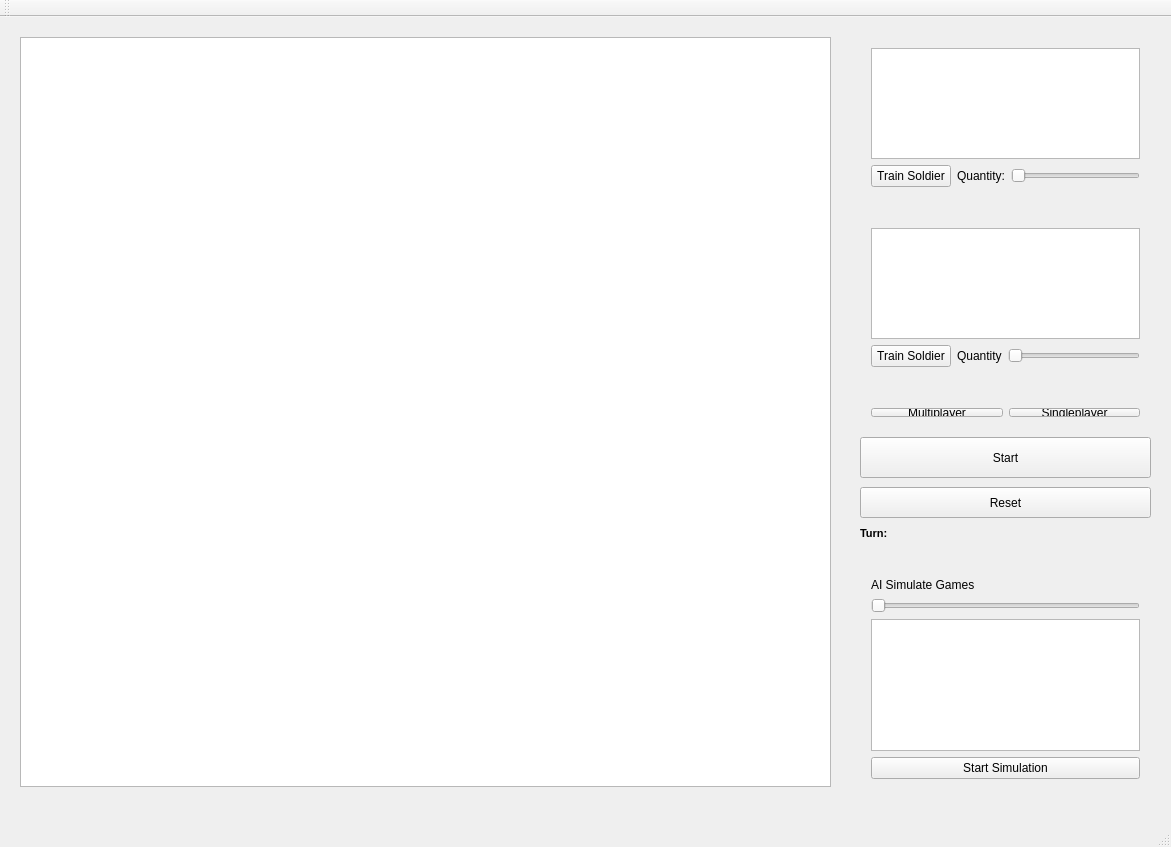
<?xml version="1.0" encoding="UTF-8"?>
<ui version="4.0">
 <class>MainWindow</class>
 <widget class="QMainWindow" name="MainWindow">
  <property name="geometry">
   <rect>
    <x>0</x>
    <y>0</y>
    <width>1171</width>
    <height>847</height>
   </rect>
  </property>
  <property name="windowTitle">
   <string>MainWindow</string>
  </property>
  <widget class="QWidget" name="centralWidget">
   <widget class="QGraphicsView" name="graphicsView">
    <property name="geometry">
     <rect>
      <x>20</x>
      <y>20</y>
      <width>811</width>
      <height>750</height>
     </rect>
    </property>
   </widget>
   <widget class="QWidget" name="verticalLayoutWidget">
    <property name="geometry">
     <rect>
      <x>860</x>
      <y>550</y>
      <width>291</width>
      <height>223</height>
     </rect>
    </property>
    <layout class="QVBoxLayout" name="verticalLayout">
     <item>
      <widget class="QLabel" name="AI_Turn_Label">
       <property name="text">
        <string>AI Simulate Games</string>
       </property>
      </widget>
     </item>
     <item>
      <widget class="QSlider" name="Simulate_Slide_Bar">
       <property name="orientation">
        <enum>Qt::Horizontal</enum>
       </property>
      </widget>
     </item>
     <item>
      <widget class="QGraphicsView" name="AI_Simulation_Graphic_View"/>
     </item>
     <item>
      <widget class="QPushButton" name="Simulation_Start_Button">
       <property name="text">
        <string>Start Simulation</string>
       </property>
      </widget>
     </item>
    </layout>
   </widget>
   <widget class="QWidget" name="verticalLayoutWidget_2">
    <property name="geometry">
     <rect>
      <x>860</x>
      <y>20</y>
      <width>291</width>
      <height>161</height>
     </rect>
    </property>
    <layout class="QVBoxLayout" name="verticalLayout_2">
     <item>
      <widget class="QTextBrowser" name="Player1_Text_Display"/>
     </item>
     <item>
      <layout class="QHBoxLayout" name="horizontalLayout">
       <item>
        <widget class="QPushButton" name="Player1_Train_Soilder_Button">
         <property name="text">
          <string>Train Soldier</string>
         </property>
        </widget>
       </item>
       <item>
        <widget class="QLabel" name="Player1_Quantity_Indicator_Label">
         <property name="text">
          <string>Quantity:</string>
         </property>
        </widget>
       </item>
       <item>
        <widget class="QSlider" name="Player1_Soilder_Persentage_Bar">
         <property name="orientation">
          <enum>Qt::Horizontal</enum>
         </property>
        </widget>
       </item>
      </layout>
     </item>
    </layout>
   </widget>
   <widget class="QWidget" name="verticalLayoutWidget_3">
    <property name="geometry">
     <rect>
      <x>860</x>
      <y>200</y>
      <width>291</width>
      <height>161</height>
     </rect>
    </property>
    <layout class="QVBoxLayout" name="verticalLayout_3">
     <item>
      <widget class="QTextBrowser" name="Player2_Text_Display"/>
     </item>
     <item>
      <layout class="QHBoxLayout" name="horizontalLayout_2">
       <item>
        <widget class="QPushButton" name="Player2_Train_Soilder_Button">
         <property name="text">
          <string>Train Soldier</string>
         </property>
        </widget>
       </item>
       <item>
        <widget class="QLabel" name="Player2_Quantity_Indicator_Label">
         <property name="text">
          <string>Quantity</string>
         </property>
        </widget>
       </item>
       <item>
        <widget class="QSlider" name="Player2_Soilder_Persentage_Bar">
         <property name="orientation">
          <enum>Qt::Horizontal</enum>
         </property>
        </widget>
       </item>
      </layout>
     </item>
    </layout>
   </widget>
   <widget class="QWidget" name="horizontalLayoutWidget_2">
    <property name="geometry">
     <rect>
      <x>860</x>
      <y>380</y>
      <width>291</width>
      <height>31</height>
     </rect>
    </property>
    <layout class="QHBoxLayout" name="horizontalLayout_3">
     <item>
      <widget class="QPushButton" name="Multiplayer_Mode_Button">
       <property name="text">
        <string>Multiplayer</string>
       </property>
      </widget>
     </item>
     <item>
      <widget class="QPushButton" name="Singleplayer_Mode_Button">
       <property name="text">
        <string>Singleplayer</string>
       </property>
      </widget>
     </item>
    </layout>
   </widget>
   <widget class="QPushButton" name="Reset_Button">
    <property name="geometry">
     <rect>
      <x>860</x>
      <y>470</y>
      <width>291</width>
      <height>31</height>
     </rect>
    </property>
    <property name="text">
     <string>Reset</string>
    </property>
   </widget>
   <widget class="QPushButton" name="Start_Button">
    <property name="geometry">
     <rect>
      <x>860</x>
      <y>420</y>
      <width>291</width>
      <height>41</height>
     </rect>
    </property>
    <property name="text">
     <string>Start</string>
    </property>
   </widget>
   <widget class="QLabel" name="Turn_Indicator_Label">
    <property name="geometry">
     <rect>
      <x>860</x>
      <y>510</y>
      <width>291</width>
      <height>41</height>
     </rect>
    </property>
    <property name="font">
     <font>
      <pointsize>8</pointsize>
      <weight>75</weight>
      <bold>true</bold>
     </font>
    </property>
    <property name="text">
     <string>Turn:</string>
    </property>
    <property name="alignment">
     <set>Qt::AlignLeading|Qt::AlignLeft|Qt::AlignTop</set>
    </property>
   </widget>
  </widget>
  <widget class="QMenuBar" name="menuBar">
   <property name="geometry">
    <rect>
     <x>0</x>
     <y>0</y>
     <width>1171</width>
     <height>22</height>
    </rect>
   </property>
  </widget>
  <widget class="QToolBar" name="mainToolBar">
   <attribute name="toolBarArea">
    <enum>TopToolBarArea</enum>
   </attribute>
   <attribute name="toolBarBreak">
    <bool>false</bool>
   </attribute>
  </widget>
  <widget class="QStatusBar" name="statusBar"/>
 </widget>
 <layoutdefault spacing="6" margin="11"/>
 <resources/>
 <connections/>
</ui>
